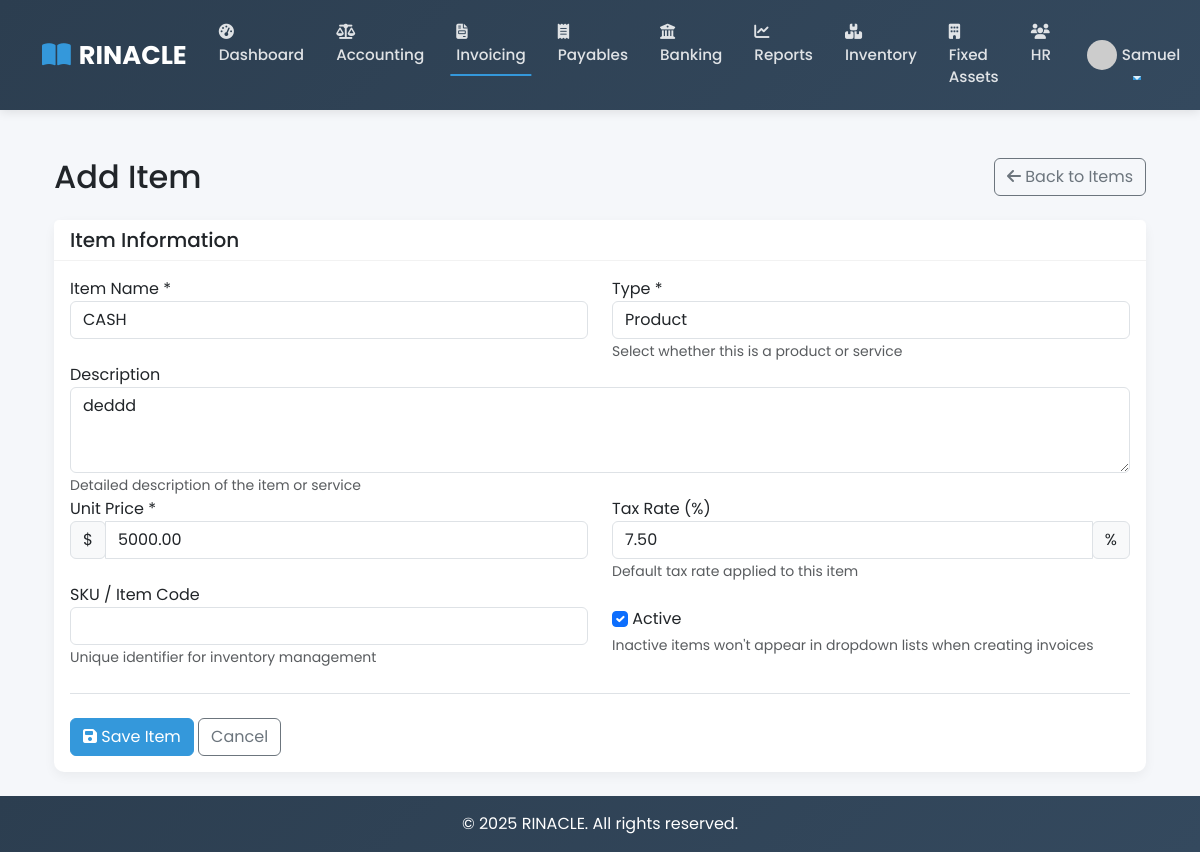
The page /invoicing/items/1/edit/ (signed in) on the database its author committed.
### invoicing/models.py (models this page shows, shortened)
class Item(models.Model):
    ITEM_TYPES = [
        ('product', 'Product'),
        ('service', 'Service'),
    ]
    name = models.CharField(max_length=255)
    description = models.TextField(blank=True, null=True)
    item_type = models.CharField(max_length=20, choices=ITEM_TYPES, default='service')
    unit_price = models.DecimalField(max_digits=10, decimal_places=2, validators=[MinValueValidator(0)])
    tax_rate = models.DecimalField(max_digits=5, decimal_places=2, default=0, validators=[MinValueValidator(0)])
    is_active = models.BooleanField(default=True)
    sku = models.CharField(max_length=50, blank=True, null=True)
    created_at = models.DateTimeField(auto_now_add=True)
    updated_at = models.DateTimeField(auto_now=True)
    created_by = models.ForeignKey(settings.AUTH_USER_MODEL, on_delete=models.PROTECT, related_name='items_created')
    class Meta:
        ordering = ['name']

### invoicing/views.py (the view)
# urls.py: path('items/<int:pk>/edit/', views.item_edit, name='item_edit'),
@login_required
def item_edit(request, pk):
    item = get_object_or_404(Item, pk=pk)
    if request.method == 'POST':
        form = ItemForm(request.POST, instance=item)
        if form.is_valid():
            form.save()
            messages.success(request, f'Item {item.name} updated successfully.')
            return redirect('invoicing:item_list')
    else:
        form = ItemForm(instance=item)
    context = {
        'title': f'Edit {item.get_item_type_display()}: {item.name}',
        'form': form,
        'item': item,
    }
    return render(request, 'invoicing/item_form.html', context)

### invoicing/forms.py
class ItemForm(forms.ModelForm):
    class Meta:
        model = Item
        fields = [
            'name', 'description', 'item_type', 'unit_price',
            'tax_rate', 'is_active', 'sku'
        ]
        widgets = {
            'description': forms.Textarea(attrs={'rows': 3}),
        }
    def __init__(self, *args, **kwargs):
        super().__init__(*args, **kwargs)
        for field_name, field in self.fields.items():
            if field_name == 'is_active':
                field.widget.attrs['class'] = 'form-check-input'
            else:
                field.widget.attrs['class'] = 'form-control'

### templates/invoicing/item_form.html (shortened to what this page needs)
{% extends "base.html" %}
{% load static %}
{% block content %}
<div class="container-fluid mt-4">
    <div class="row mb-3">
        <div class="col">
            <h1 class="h2">{% if object %}Edit{% else %}Add{% endif %} Item</h1>
        </div>
        <div class="col-auto">
            <a href="{% url 'invoicing:item_list' %}" class="btn btn-outline-secondary">
                <i class="fas fa-arrow-left"></i> Back to Items
            </a>
        </div>
    </div>
    <div class="card">
        <div class="card-header bg-white">
            <h5 class="mb-0">Item Information</h5>
        </div>
        <div class="card-body">
            <form method="post" novalidate>
                <div class="row">
                    <div class="col-md-6">
                        <div class="form-group">
                            <label for="{{ form.name.id_for_label }}" class="font-weight-bold">Item Name *</label>
                            {{ form.name }}
                        </div>
                    </div>
                    <div class="col-md-6">
                        <div class="form-group">
                            <label for="{{ form.item_type.id_for_label }}" class="font-weight-bold">Type *</label>
                            {{ form.item_type }}
                            <small class="form-text text-muted">Select whether this is a product or service</small>
                        </div>
                    </div>
                </div>
                <div class="form-group">
                    <label for="{{ form.description.id_for_label }}" class="font-weight-bold">Description</label>
                    {{ form.description }}
                    <small class="form-text text-muted">Detailed description of the item or service</small>
                </div>
                <div class="row">
                    <div class="col-md-6">
                        <div class="form-group">
                            <label for="{{ form.unit_price.id_for_label }}" class="font-weight-bold">Unit Price *</label>
                            <div class="input-group">
                                <div class="input-group-prepend">
                                    <span class="input-group-text">$</span>
                                </div>
                                {{ form.unit_price }}
                            </div>
                        </div>
                    </div>
                    <div class="col-md-6">
                        <div class="form-group">
                            <label for="{{ form.tax_rate.id_for_label }}" class="font-weight-bold">Tax Rate (%)</label>
                            <div class="input-group">
                                {{ form.tax_rate }}
                                <div class="input-group-append">
                                    <span class="input-group-text">%</span>
                                </div>
                            </div>
                            <small class="form-text text-muted">Default tax rate applied to this item</small>
                        </div>
                    </div>
                </div>
                <div class="row">
                    <div class="col-md-6">
                        <div class="form-group">
                            <label for="{{ form.sku.id_for_label }}" class="font-weight-bold">SKU / Item Code</label>
                            {{ form.sku }}
                            <small class="form-text text-muted">Unique identifier for inventory management</small>
                        </div>
                    </div>
                    <div class="col-md-6">
                        <div class="form-group mt-4">
                            <div class="custom-control custom-checkbox">
                                {{ form.is_active }}
                                <label class="custom-control-label font-weight-bold" for="{{ form.is_active.id_for_label }}">Active</label>
                                <small class="form-text text-muted d-block">Inactive items won't appear in dropdown lists when creating invoices</small>
                            </div>
                        </div>
                    </div>
                </div>
                <div class="mt-4 border-top pt-4">
                    <button type="submit" class="btn btn-primary">
                        <i class="fas fa-save"></i> Save Item
                    </button>
                    <a href="{% url 'invoicing:item_list' %}" class="btn btn-outline-secondary ml-2">
                        Cancel
                    </a>
                </div>
            </form>
        </div>
    </div>
</div>
{% endblock %}

### templates/base.html (shortened to what this page needs)
<!DOCTYPE html>
<html lang="en">
<head>
    <link href="https://cdn.jsdelivr.net/npm/bootstrap@5.3.0/dist/css/bootstrap.min.css" rel="stylesheet">
    <link href="https://cdnjs.cloudflare.com/ajax/libs/font-awesome/6.4.2/css/all.min.css" rel="stylesheet">
</head>
<body>
    <nav class="navbar navbar-expand-lg navbar-dark">
        <div class="container">
            <a class="navbar-brand" href="{% url 'core:home' %}">
                <i class="fas fa-book-open"></i>RINACLE
            </a>
            <div class="collapse navbar-collapse" id="navbarNav">
                <ul class="navbar-nav me-auto">
                    {% if user.is_authenticated %}
                        <li class="nav-item">
                            <a class="nav-link {% if request.resolver_match.url_name == 'dashboard' %}active{% endif %}" href="{% url 'core:dashboard' %}">
                                <i class="fas fa-tachometer-alt"></i> Dashboard
                            </a>
                        </li>
                        <li class="nav-item">
                            <a class="nav-link {% if request.resolver_match.url_name == 'accounting' %}active{% endif %}" href="{% url 'accounting:home' %}">
                                <i class="fas fa-balance-scale"></i> Accounting
                            </a>
                        </li>
                        <li class="nav-item">
                            <a class="nav-link {% if request.resolver_match.url_name == 'invoicing' %}active{% endif %}" href="{% url 'invoicing:home' %}">
                                <i class="fas fa-file-invoice"></i> Invoicing
                            </a>
                        </li>
                        <li class="nav-item">
                            <a class="nav-link {% if request.resolver_match.url_name == 'payables' %}active{% endif %}" href="{% url 'payables:home' %}">
                                <i class="fas fa-receipt"></i> Payables
                            </a>
                        </li>
                        <li class="nav-item">
                            <a class="nav-link {% if request.resolver_match.url_name == 'banking' %}active{% endif %}" href="{% url 'banking:home' %}">
                                <i class="fas fa-university"></i> Banking
                            </a>
                        </li>
                        <li class="nav-item">
                            <a class="nav-link {% if request.resolver_match.url_name == 'reports' %}active{% endif %}" href="{% url 'reports:home' %}">
                                <i class="fas fa-chart-line"></i> Reports
                            </a>
                        </li>
                        <li class="nav-item">
                            <a class="nav-link {% if request.resolver_match.url_name == 'inventory' %}active{% endif %}" href="{% url 'inventory:home' %}">
                                <i class="fas fa-boxes"></i> Inventory
                            </a>
                        </li>
                        <li class="nav-item">
                            <a class="nav-link {% if request.resolver_match.url_name == 'fixed_assets' %}active{% endif %}" href="{% url 'fixed_assets:home' %}">
                                <i class="fas fa-building"></i> Fixed Assets
                            </a>
                        </li>
                        <li class="nav-item">
                            <a class="nav-link {% if request.resolver_match.url_name == 'hr' %}active{% endif %}" href="{% url 'hr:home' %}">
                                <i class="fas fa-users"></i> HR
                            </a>
                        </li>
                    {% endif %}
                </ul>
                <ul class="navbar-nav">
                    {% if user.is_authenticated %}
                        <li class="nav-item dropdown">
                            <a class="nav-link dropdown-toggle d-flex align-items-center" href="#" role="button" data-bs-toggle="dropdown">
                                <div class="user-avatar">
                                    <img src="https://ui-avatars.com/api/?name={{ user.first_name }}+{{ user.last_name }}&background=3498db&color=fff" alt="{{ user.username }}">
                                </div>
                                {{ user.first_name|default:user.username }}
                            </a>
                        </li>
                    {% endif %}
                </ul>
            </div>
        </div>
    </nav>
    <main class="py-4">
        <div class="container">
            {% block content %}{% endblock %}
        </div>
    </main>
    <footer class="footer mt-auto py-3 bg-dark">
        <div class="container text-center">
            <span class="text-white">© {% now "Y" %} RINACLE. All rights reserved.</span>
        </div>
    </footer>
</body>
</html>

### templates/base.html (style rules this page uses)
:root { --primary-color: #3498db; --secondary-color: #2c3e50; --accent-color: #e74c3c; --light-bg: #f8f9fa; --dark-bg: #343a40; }
body { font-family: 'Poppins', sans-serif; display: flex; flex-direction: column; min-height: 100vh; background-color: #f5f7fa; }
main { flex: 1; }
.navbar { box-shadow: 0 2px 10px rgba(0, 0, 0, 0.1); padding: 0.7rem 1rem; background: linear-gradient(135deg, var(--secondary-color), #34495e); }
.navbar-brand { font-weight: 700; font-size: 1.6rem; display: flex; align-items: center; }
.navbar-brand i { margin-right: 8px; color: var(--primary-color); }
.nav-link { font-weight: 500; padding: 0.6rem 1rem !important; transition: all 0.3s ease; font-size: 0.95rem; position: relative; }
.nav-link:after { content: ''; position: absolute; width: 0; height: 2px; background: var(--primary-color); left: 50%; bottom: 0; transform: translateX(-50%); transition: width 0.3s; }
.nav-link:hover:after, .nav-link.active:after { width: 80%; }
.nav-link i { margin-right: 5px; }
.btn-primary { background-color: var(--primary-color); border-color: var(--primary-color); }
.card { border-radius: 10px; border: none; box-shadow: 0 4px 12px rgba(0, 0, 0, 0.05); transition: transform 0.3s, box-shadow 0.3s; }
.card-header { background-color: white; border-bottom: 1px solid rgba(0, 0, 0, 0.05); font-weight: 600; }
footer { background: linear-gradient(135deg, var(--secondary-color), #34495e); color: white; padding: 2rem 0; margin-top: 3rem; }
.user-avatar { width: 30px; height: 30px; border-radius: 50%; overflow: hidden; margin-right: 5px; }
.user-avatar img { width: 100%; height: 100%; object-fit: cover; }
.navbar-dark .navbar-nav .nav-link { color: rgba(255, 255, 255, 0.85); }

### rows shown on the page
Item: name "CASH", item_type "Product", description "deddd", unit_price "5000.00", tax_rate "7.50", is_active "☑"

### other values the page prints
{{ user.first_name|default:user.username }} "Samuel"
